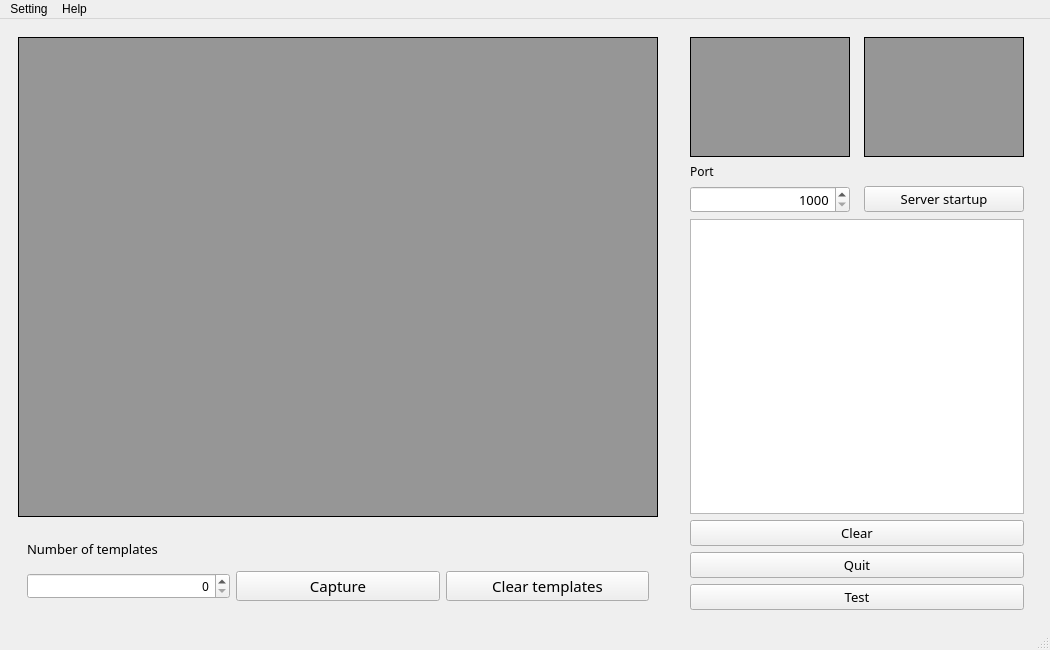
<?xml version="1.0" encoding="UTF-8"?>
<ui version="4.0">
 <class>MainWindow</class>
 <widget class="QMainWindow" name="MainWindow">
  <property name="geometry">
   <rect>
    <x>0</x>
    <y>0</y>
    <width>1050</width>
    <height>650</height>
   </rect>
  </property>
  <property name="minimumSize">
   <size>
    <width>1050</width>
    <height>650</height>
   </size>
  </property>
  <property name="maximumSize">
   <size>
    <width>1050</width>
    <height>650</height>
   </size>
  </property>
  <property name="windowTitle">
   <string>MainWindow</string>
  </property>
  <widget class="QWidget" name="centralwidget">
   <layout class="QHBoxLayout" name="horizontalLayout">
    <item>
     <widget class="QWidget" name="widget_2" native="true">
      <layout class="QGridLayout" name="gridLayout_2">
       <item row="0" column="0">
        <widget class="QLabel" name="screen">
         <property name="minimumSize">
          <size>
           <width>640</width>
           <height>480</height>
          </size>
         </property>
         <property name="maximumSize">
          <size>
           <width>640</width>
           <height>480</height>
          </size>
         </property>
         <property name="styleSheet">
          <string notr="true">border-color: rgb(0, 0, 0);
border-width: 1px;
border-style: solid;
background-color: rgba(0, 0, 0, 95);
</string>
         </property>
         <property name="text">
          <string>&lt;html&gt;&lt;head/&gt;&lt;body&gt;&lt;p align=&quot;center&quot;&gt;&lt;br/&gt;&lt;/p&gt;&lt;/body&gt;&lt;/html&gt;</string>
         </property>
        </widget>
       </item>
       <item row="1" column="0">
        <widget class="QWidget" name="widget_3" native="true">
         <layout class="QGridLayout" name="gridLayout_3">
          <item row="2" column="2">
           <widget class="QPushButton" name="capture">
            <property name="font">
             <font>
              <family>Corbel</family>
              <pointsize>11</pointsize>
              <weight>50</weight>
              <italic>false</italic>
              <bold>false</bold>
             </font>
            </property>
            <property name="cursor">
             <cursorShape>PointingHandCursor</cursorShape>
            </property>
            <property name="text">
             <string>Capture</string>
            </property>
           </widget>
          </item>
          <item row="2" column="3">
           <widget class="QPushButton" name="clear_templates">
            <property name="font">
             <font>
              <family>Corbel</family>
              <pointsize>11</pointsize>
             </font>
            </property>
            <property name="cursor">
             <cursorShape>PointingHandCursor</cursorShape>
            </property>
            <property name="text">
             <string>Clear templates</string>
            </property>
           </widget>
          </item>
          <item row="2" column="1">
           <widget class="QSpinBox" name="num_of_tem">
            <property name="minimumSize">
             <size>
              <width>0</width>
              <height>0</height>
             </size>
            </property>
            <property name="font">
             <font>
              <family>Corbel</family>
              <pointsize>9</pointsize>
             </font>
            </property>
            <property name="layoutDirection">
             <enum>Qt::LeftToRight</enum>
            </property>
            <property name="alignment">
             <set>Qt::AlignRight|Qt::AlignTrailing|Qt::AlignVCenter</set>
            </property>
            <property name="maximum">
             <number>8</number>
            </property>
            <property name="stepType">
             <enum>QAbstractSpinBox::DefaultStepType</enum>
            </property>
            <property name="value">
             <number>0</number>
            </property>
           </widget>
          </item>
          <item row="0" column="1">
           <widget class="QLabel" name="label_2">
            <property name="font">
             <font>
              <family>Corbel</family>
              <pointsize>10</pointsize>
             </font>
            </property>
            <property name="text">
             <string>Number of templates</string>
            </property>
           </widget>
          </item>
         </layout>
        </widget>
       </item>
      </layout>
     </widget>
    </item>
    <item>
     <widget class="QWidget" name="widget" native="true">
      <layout class="QGridLayout" name="gridLayout">
       <item row="4" column="0" colspan="2">
        <widget class="QTextBrowser" name="log">
         <property name="font">
          <font>
           <family>DengXian</family>
           <pointsize>10</pointsize>
          </font>
         </property>
         <property name="html">
          <string>&lt;!DOCTYPE HTML PUBLIC &quot;-//W3C//DTD HTML 4.0//EN&quot; &quot;http://www.w3.org/TR/REC-html40/strict.dtd&quot;&gt;
&lt;html&gt;&lt;head&gt;&lt;meta name=&quot;qrichtext&quot; content=&quot;1&quot; /&gt;&lt;style type=&quot;text/css&quot;&gt;
p, li { white-space: pre-wrap; }
&lt;/style&gt;&lt;/head&gt;&lt;body style=&quot; font-family:'DengXian'; font-size:10pt; font-weight:400; font-style:normal;&quot;&gt;
&lt;p style=&quot;-qt-paragraph-type:empty; margin-top:0px; margin-bottom:0px; margin-left:0px; margin-right:0px; -qt-block-indent:0; text-indent:0px; font-family:'DS ISO 1'; font-size:12pt;&quot;&gt;&lt;br /&gt;&lt;/p&gt;
&lt;p style=&quot;-qt-paragraph-type:empty; margin-top:0px; margin-bottom:0px; margin-left:0px; margin-right:0px; -qt-block-indent:0; text-indent:0px; font-family:'DS ISO 1'; font-size:12pt;&quot;&gt;&lt;br /&gt;&lt;/p&gt;&lt;/body&gt;&lt;/html&gt;</string>
         </property>
        </widget>
       </item>
       <item row="0" column="0">
        <widget class="QLabel" name="original_image">
         <property name="minimumSize">
          <size>
           <width>160</width>
           <height>120</height>
          </size>
         </property>
         <property name="maximumSize">
          <size>
           <width>160</width>
           <height>120</height>
          </size>
         </property>
         <property name="styleSheet">
          <string notr="true">border-color: rgb(0, 0, 0);
border-width: 1px;
border-style: solid;
background-color: rgba(0, 0, 0, 95);
</string>
         </property>
         <property name="text">
          <string>&lt;html&gt;&lt;head/&gt;&lt;body&gt;&lt;p align=&quot;center&quot;&gt;&lt;br/&gt;&lt;/p&gt;&lt;/body&gt;&lt;/html&gt;</string>
         </property>
        </widget>
       </item>
       <item row="2" column="0">
        <widget class="QSpinBox" name="port">
         <property name="font">
          <font>
           <family>DengXian</family>
           <pointsize>10</pointsize>
          </font>
         </property>
         <property name="alignment">
          <set>Qt::AlignRight|Qt::AlignTrailing|Qt::AlignVCenter</set>
         </property>
         <property name="minimum">
          <number>1000</number>
         </property>
         <property name="maximum">
          <number>99999</number>
         </property>
         <property name="value">
          <number>1000</number>
         </property>
        </widget>
       </item>
       <item row="0" column="1">
        <widget class="QLabel" name="captured_image">
         <property name="minimumSize">
          <size>
           <width>160</width>
           <height>120</height>
          </size>
         </property>
         <property name="maximumSize">
          <size>
           <width>160</width>
           <height>120</height>
          </size>
         </property>
         <property name="styleSheet">
          <string notr="true">border-color: rgb(0, 0, 0);
border-width: 1px;
border-style: solid;
background-color: rgba(0, 0, 0, 95);
</string>
         </property>
         <property name="text">
          <string>&lt;html&gt;&lt;head/&gt;&lt;body&gt;&lt;p align=&quot;center&quot;&gt;&lt;br/&gt;&lt;/p&gt;&lt;/body&gt;&lt;/html&gt;</string>
         </property>
        </widget>
       </item>
       <item row="9" column="0" colspan="2">
        <widget class="QPushButton" name="test">
         <property name="font">
          <font>
           <family>Corbel</family>
           <pointsize>10</pointsize>
          </font>
         </property>
         <property name="cursor">
          <cursorShape>PointingHandCursor</cursorShape>
         </property>
         <property name="text">
          <string>Test</string>
         </property>
        </widget>
       </item>
       <item row="2" column="1">
        <widget class="QPushButton" name="Server_startup">
         <property name="font">
          <font>
           <family>Corbel</family>
           <pointsize>10</pointsize>
          </font>
         </property>
         <property name="cursor">
          <cursorShape>PointingHandCursor</cursorShape>
         </property>
         <property name="text">
          <string>Server startup</string>
         </property>
        </widget>
       </item>
       <item row="6" column="0" colspan="2">
        <widget class="QPushButton" name="clear_button">
         <property name="font">
          <font>
           <family>Corbel</family>
           <pointsize>10</pointsize>
          </font>
         </property>
         <property name="cursor">
          <cursorShape>PointingHandCursor</cursorShape>
         </property>
         <property name="text">
          <string>Clear</string>
         </property>
        </widget>
       </item>
       <item row="7" column="0" colspan="2">
        <widget class="QPushButton" name="quit_button">
         <property name="font">
          <font>
           <family>Corbel</family>
           <pointsize>10</pointsize>
          </font>
         </property>
         <property name="cursor">
          <cursorShape>PointingHandCursor</cursorShape>
         </property>
         <property name="text">
          <string>Quit</string>
         </property>
        </widget>
       </item>
       <item row="1" column="0">
        <widget class="QLabel" name="label">
         <property name="font">
          <font>
           <family>DengXian</family>
          </font>
         </property>
         <property name="text">
          <string>Port</string>
         </property>
        </widget>
       </item>
      </layout>
     </widget>
    </item>
   </layout>
  </widget>
  <widget class="QMenuBar" name="menubar">
   <property name="geometry">
    <rect>
     <x>0</x>
     <y>0</y>
     <width>1050</width>
     <height>26</height>
    </rect>
   </property>
   <widget class="QMenu" name="menuSetting">
    <property name="title">
     <string>Setting</string>
    </property>
    <widget class="QMenu" name="menuCamera">
     <property name="font">
      <font>
       <family>Corbel</family>
      </font>
     </property>
     <property name="title">
      <string>Camera</string>
     </property>
     <addaction name="actionLocal_Camera"/>
     <addaction name="separator"/>
     <addaction name="actionIP_Camera"/>
    </widget>
    <addaction name="menuCamera"/>
   </widget>
   <widget class="QMenu" name="menuHelp">
    <property name="title">
     <string>Help</string>
    </property>
    <addaction name="actionAbout"/>
   </widget>
   <addaction name="menuSetting"/>
   <addaction name="menuHelp"/>
  </widget>
  <widget class="QStatusBar" name="statusbar"/>
  <action name="actionAbout">
   <property name="text">
    <string>About</string>
   </property>
   <property name="font">
    <font>
     <family>Corbel</family>
    </font>
   </property>
  </action>
  <action name="actionLocal_Camera">
   <property name="text">
    <string>Local Camera</string>
   </property>
   <property name="font">
    <font>
     <family>Corbel</family>
    </font>
   </property>
  </action>
  <action name="actionIP_Camera">
   <property name="text">
    <string>IP Camera</string>
   </property>
  </action>
  <action name="actionQuit">
   <property name="text">
    <string>Quit</string>
   </property>
  </action>
  <action name="actionLogout">
   <property name="text">
    <string>Logout</string>
   </property>
  </action>
 </widget>
 <resources/>
 <connections/>
</ui>
